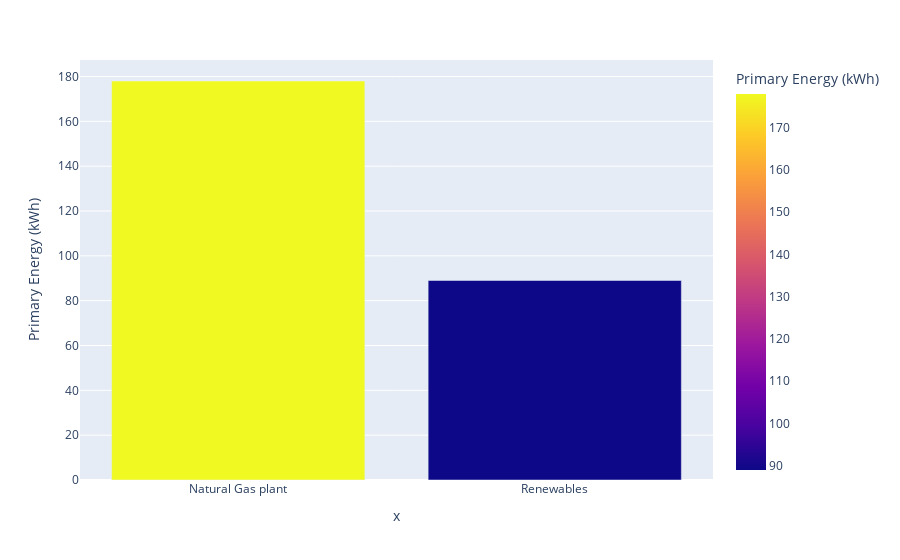

This figure's notebook cell:
### Code cell
import plotly.express as px
fig = fig = px.bar(data_frame=bar_df.dropna(), x=bar_df.dropna().index, y = "Primary Energy (kWh)", color= "Primary Energy (kWh)", color_discrete_sequence=px.colors.sequential.Viridis)
st.plotly_chart(fig)
#fig.show()

### Figure 1 — Plotly figure (JSON) as saved in the notebook; plotly's stock layout.template omitted (floating-point values rounded to 4 significant figures)
{"data": [{"alignmentgroup": "True", "hovertemplate": "x=%{x}<br>Primary Energy (kWh)=%{marker.color}<extra></extra>", "legendgroup": "", "marker": {"color": [178, 89], "coloraxis": "coloraxis", "pattern": {"shape": ""}}, "name": "", "offsetgroup": "", "orientation": "v", "showlegend": false, "textposition": "auto", "type": "bar", "x": ["Natural Gas plant", "Renewables"], "xaxis": "x", "y": [178, 89], "yaxis": "y"}], "layout": {"barmode": "relative", "coloraxis": {"colorbar": {"title": {"text": "Primary Energy (kWh)"}}, "colorscale": [[0, "#0d0887"], [0.1111, "#46039f"], [0.2222, "#7201a8"], [0.3333, "#9c179e"], [0.4444, "#bd3786"], [0.5556, "#d8576b"], [0.6667, "#ed7953"], [0.7778, "#fb9f3a"], [0.8889, "#fdca26"], [1, "#f0f921"]]}, "legend": {"tracegroupgap": 0}, "margin": {"t": 60}, "xaxis": {"anchor": "y", "domain": [0, 1], "title": {"text": "x"}}, "yaxis": {"anchor": "x", "domain": [0, 1], "title": {"text": "Primary Energy (kWh)"}}}}
